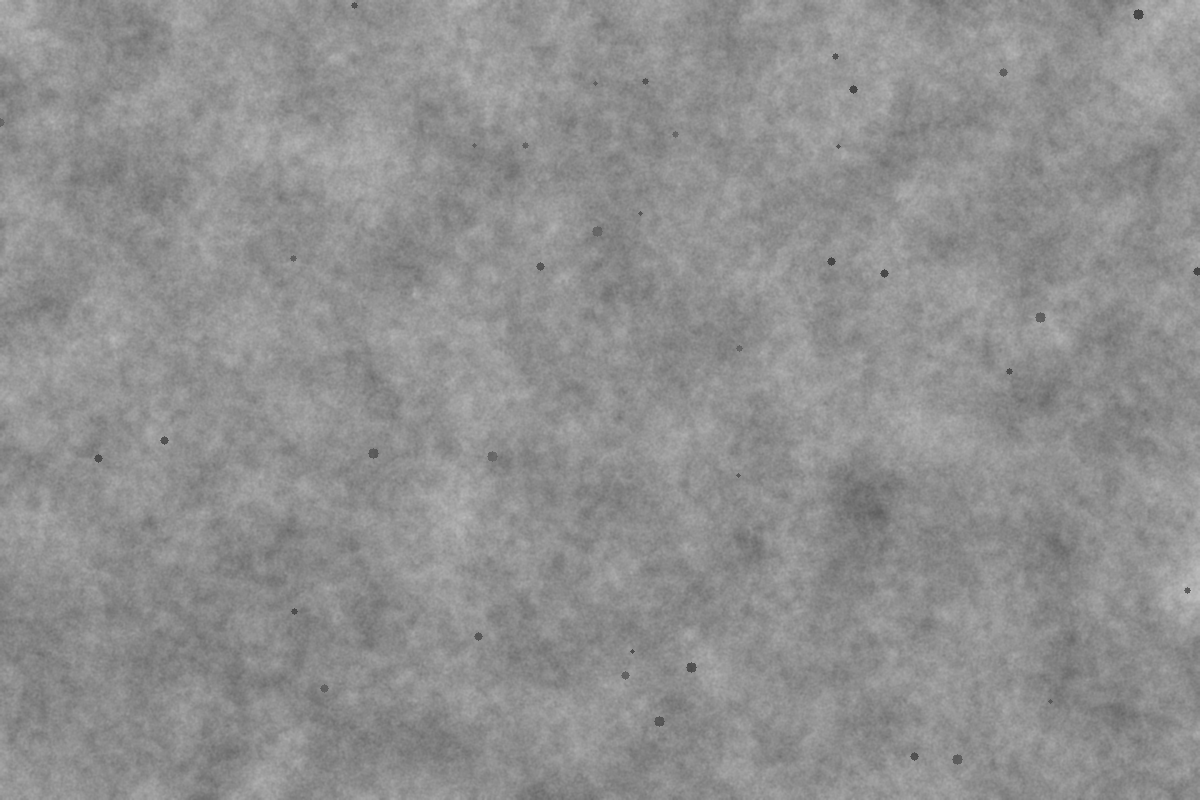
#> input picture data/samples/sample_clean_pores.png, 1200 x 800 px
$ python -i vision.py   (imports and definitions only)
#> lines starting #> are read from the running program, lines starting #| are printed output that depends on the picture; after the words box and inside, x2 and y2 are one past the last pixel; in counts of white or black regions, pixels touching at a corner belong together
#> further down, picture is the input picture: shape (800, 1200, 3); min 67, max 189, mean 143.7
### backend/config.py
"""Configuration. Everything secret comes from environment variables or a local .env file."""
import os
import secrets
from pathlib import Path

BASE_DIR = Path(__file__).resolve().parent.parent


def _load_dotenv():
    env = BASE_DIR / ".env"
    if not env.exists():
        return
    for line in env.read_text(encoding="utf-8").splitlines():
        line = line.strip()
        if not line or line.startswith("#") or "=" not in line:
            continue
        k, v = line.split("=", 1)
        os.environ.setdefault(k.strip(), v.strip().strip('"').strip("'"))


_load_dotenv()

DATA_DIR = Path(os.environ.get("SS_DATA_DIR", BASE_DIR / "data"))
DATA_DIR.mkdir(parents=True, exist_ok=True)
UPLOAD_DIR = DATA_DIR / "uploads"
UPLOAD_DIR.mkdir(parents=True, exist_ok=True)
MODEL_DIR = DATA_DIR / "models"
MODEL_DIR.mkdir(parents=True, exist_ok=True)
SAMPLE_DIR = DATA_DIR / "samples"
SAMPLE_DIR.mkdir(parents=True, exist_ok=True)

DB_PATH = Path(os.environ.get("SS_DB_PATH", DATA_DIR / "structurasense.db"))
SCHEMA_PATH = BASE_DIR / "database" / "schema.sql"
FRONTEND_DIR = BASE_DIR / "frontend"

HOST = os.environ.get("SS_HOST", "127.0.0.1")
PORT = int(os.environ.get("SS_PORT", "5000"))

# Auth. The signing secret is never hard-coded: taken from env, else generated once and kept in data/.
def _secret():
    s = os.environ.get("SS_SECRET_KEY")
    if s:
        return s
    f = DATA_DIR / ".secret_key"
    if f.exists():
        return f.read_text().strip()
    s = secrets.token_hex(32)
    f.write_text(s)
    try:
        os.chmod(f, 0o600)
    except OSError:
        pass
    return s


SECRET_KEY = _secret()
TOKEN_HOURS = int(os.environ.get("SS_TOKEN_HOURS", "12"))
ALLOW_SIGNUP = os.environ.get("SS_ALLOW_SIGNUP", "1") == "1"
SEED_DEMO = os.environ.get("SS_SEED_DEMO", "1") == "1"

# Simulator
SIM_AUTOSTART = os.environ.get("SS_SIM_AUTOSTART", "1") == "1"
SIM_INTERVAL_S = float(os.environ.get("SS_SIM_INTERVAL_S", "3"))
SIM_RETENTION_HOURS = int(os.environ.get("SS_SIM_RETENTION_HOURS", "168"))

# Cloud (Supabase) - server side only
SUPABASE_URL = os.environ.get("SUPABASE_URL", "").rstrip("/")
SUPABASE_SERVICE_KEY = os.environ.get("SUPABASE_SERVICE_KEY", "")
CLOUD_SYNC_INTERVAL_S = int(os.environ.get("SS_CLOUD_SYNC_INTERVAL_S", "15"))

APP_VERSION = "0.1.0-prototype"

### backend/services/vision.py
"""Crack detection from a photo.

REAL implementation, but CLASSICAL computer vision (not a trained neural network):
  1. grayscale + flat-field correction (removes lighting gradients and shadows)
  2. multi-scale Sato ridge filter tuned for dark, thin, line-like structures
  3. hysteresis threshold -> candidate regions
  4. shape filter (long and thin, not round pores or blotches)
  5. per-crack width measured at half the local contrast depth (FWHM) along the skeleton
  6. widths converted to millimetres only when the user supplies a scale (pixels per mm)

SLOT: a CNN/YOLO detector (as in the pitch deck) can plug in via `DETECTORS`. The ONNX path needs a trained
weights file (models/crack_yolo.onnx) that this prototype does not ship, so it reports itself as unavailable.
"""
import cv2
import numpy as np
from skimage.filters import apply_hysteresis_threshold, sato
from skimage.measure import label as sk_label
from skimage.morphology import skeletonize

from .. import config

METHOD = "opencv-ridge-v1"
LO, HI = 0.030, 0.060         # ridge response thresholds on flat-fielded image
MIN_LEN_FRAC = 0.06          # min skeleton length as fraction of the long image side
MIN_ASPECT = 8.0              # length / mean width


# [9 lines left out: function detectors, not called in this run]


def _severity(width_mm, area_pct, calibrated, detected):
    if not detected:
        return "none"
    if calibrated and width_mm is not None:
        for lim, name in ((0.1, "hairline"), (0.3, "fine"), (1.0, "moderate"), (3.0, "wide")):
            if width_mm < lim:
                return name
        return "very wide"
    return "minor (uncalibrated)" if area_pct < 0.5 else ("moderate (uncalibrated)" if area_pct < 3 else "extensive (uncalibrated)")


def _sk_length(sk):
    return float(sk.sum()) * 1.1  # 8-connected skeleton: ~10% longer than pixel count on average


def analyze(bgr, scale_px_per_mm=None, max_side=1200):
#> called with max_side = 1200
    h0, w0 = bgr.shape[:2]
    f = min(1.0, max_side / max(h0, w0))
    img = cv2.resize(bgr, (int(w0 * f), int(h0 * f)), interpolation=cv2.INTER_AREA) if f < 1 else bgr.copy()
    h, w = img.shape[:2]
    scale = (scale_px_per_mm * f) if scale_px_per_mm else None
    gray = cv2.cvtColor(img, cv2.COLOR_BGR2GRAY).astype(np.float32)
    illum = cv2.GaussianBlur(gray, (0, 0), max(h, w) / 14.0)
    norm = gray / (illum + 1.0)
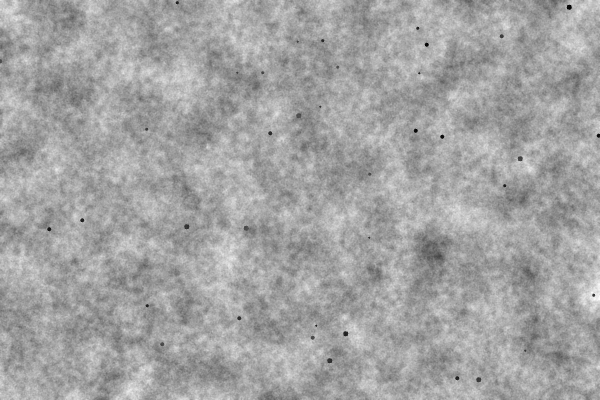
#> norm: shape (800, 1200) float32 (shown at 1/2 size); min 0.449, max 1.3, mean 0.993; drawn with min black and max white
    resp = sato(norm, sigmas=(1.0, 1.6, 2.5, 4.0), black_ridges=True)
    cand = apply_hysteresis_threshold(resp, LO, HI)
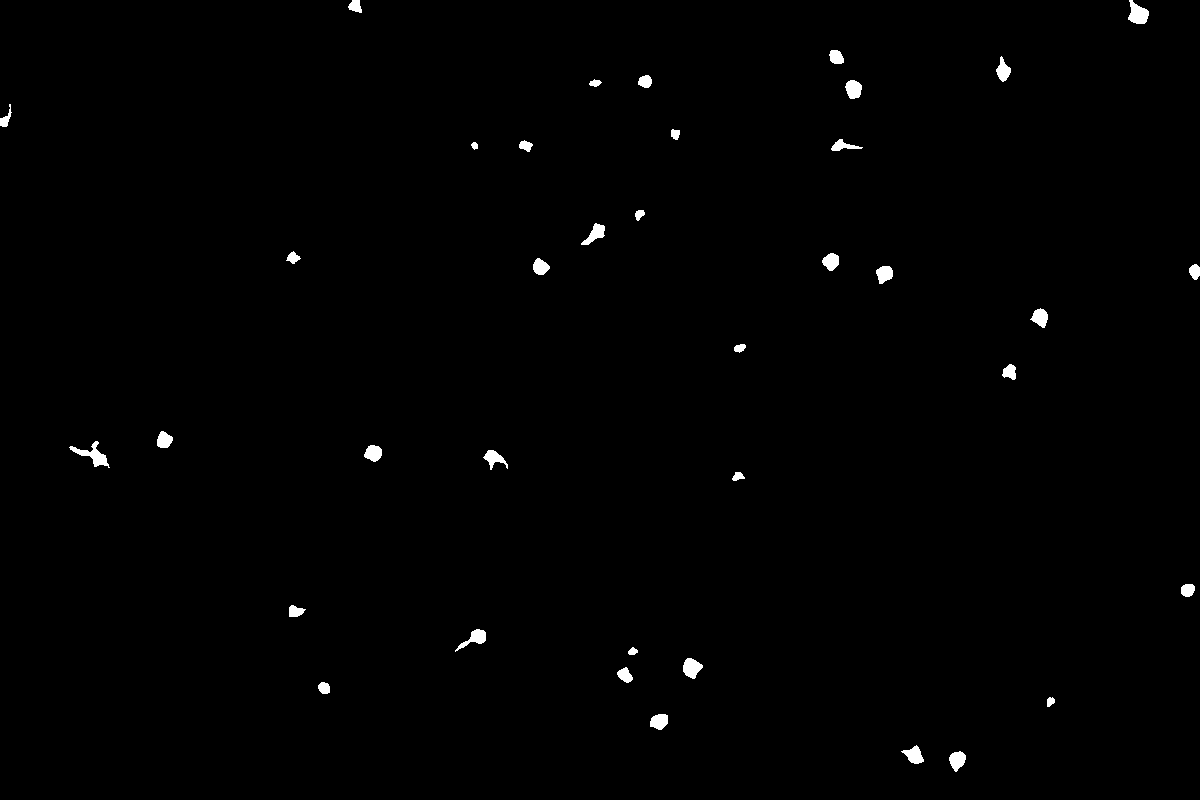
#> cand: shape (800, 1200) bool; 0.68% white; 38 white regions, largest, box (x1, y1, x2, y2) and area: (69, 441, 110, 468) 362, (1128, 0, 1149, 24) 327, (683, 658, 703, 679) 280
    cand = cv2.morphologyEx(cand.astype(np.uint8), cv2.MORPH_CLOSE, np.ones((3, 3), np.uint8))
#> cand: shape (800, 1200); values 0 (black) and 1 (white), 0.68% white; 38 white regions, largest, box (x1, y1, x2, y2) and area: (69, 441, 110, 468) 368, (1128, 0, 1149, 24) 327, (683, 658, 703, 679) 280
    lab = sk_label(cand, connectivity=2)
#> lab: shape (800, 1200) int64; 39 distinct labels, from 0 to 38
    smooth = cv2.GaussianBlur(norm, (0, 0), 0.8)
    depth_map = np.clip(1.0 - smooth, 0, 1)

    final = np.zeros((h, w), np.uint8)
    segs = []
    min_len = MIN_LEN_FRAC * max(h, w)
    for rid in range(1, lab.max() + 1):
        comp = (lab == rid)
        area = int(comp.sum())
        if area < 25:
            continue
        sk = skeletonize(comp)
        L = _sk_length(sk)
        if L < min_len:
            continue
        mean_w = area / max(L, 1.0)
        if L / max(mean_w, 1e-6) < MIN_ASPECT:
            continue
        ys, xs = np.nonzero(sk)
        depth = float(np.percentile(depth_map[ys, xs], 90))
        strength = float(resp[ys, xs].mean())
        if depth < 0.15 or strength < 0.07:
            continue
        near = cv2.dilate(comp.astype(np.uint8), np.ones((5, 5), np.uint8)) > 0
        refined = near & (depth_map > 0.5 * depth)
        refined = cv2.morphologyEx(refined.astype(np.uint8), cv2.MORPH_OPEN, np.ones((2, 2), np.uint8)) if refined.sum() > 80 else refined.astype(np.uint8)
        refined |= (sk.astype(np.uint8))
        dt = cv2.distanceTransform(refined, cv2.DIST_L2, 3)
        widths = np.maximum(1.0, 2 * dt[ys, xs] - 1.0)  # distance transform counts to the first background pixel
        wmax = float(np.percentile(widths, 95))
        wmean = float(widths.mean())
        x0, x1, y0, y1 = int(xs.min()), int(xs.max()), int(ys.min()), int(ys.max())
        final |= refined
        segs.append({"bbox": [x0, y0, x1, y1], "length_px": round(L, 1), "max_width_px": round(wmax, 2),
                     "mean_width_px": round(wmean, 2), "area_px": int(refined.sum()),
                     "strength": round(strength, 4), "depth": round(depth, 3)})
#> this loop made 38 passes
#> (area, L) on passes 1 to 8: (128, 14.3), (327, 29.7), (166, 5.5), (217, 24.2), (140, 7.7), (66, 6.6), (245, 7.7), (115, 20.9)
#> pass 1, in analyze, `comp = (lab == rid)`:
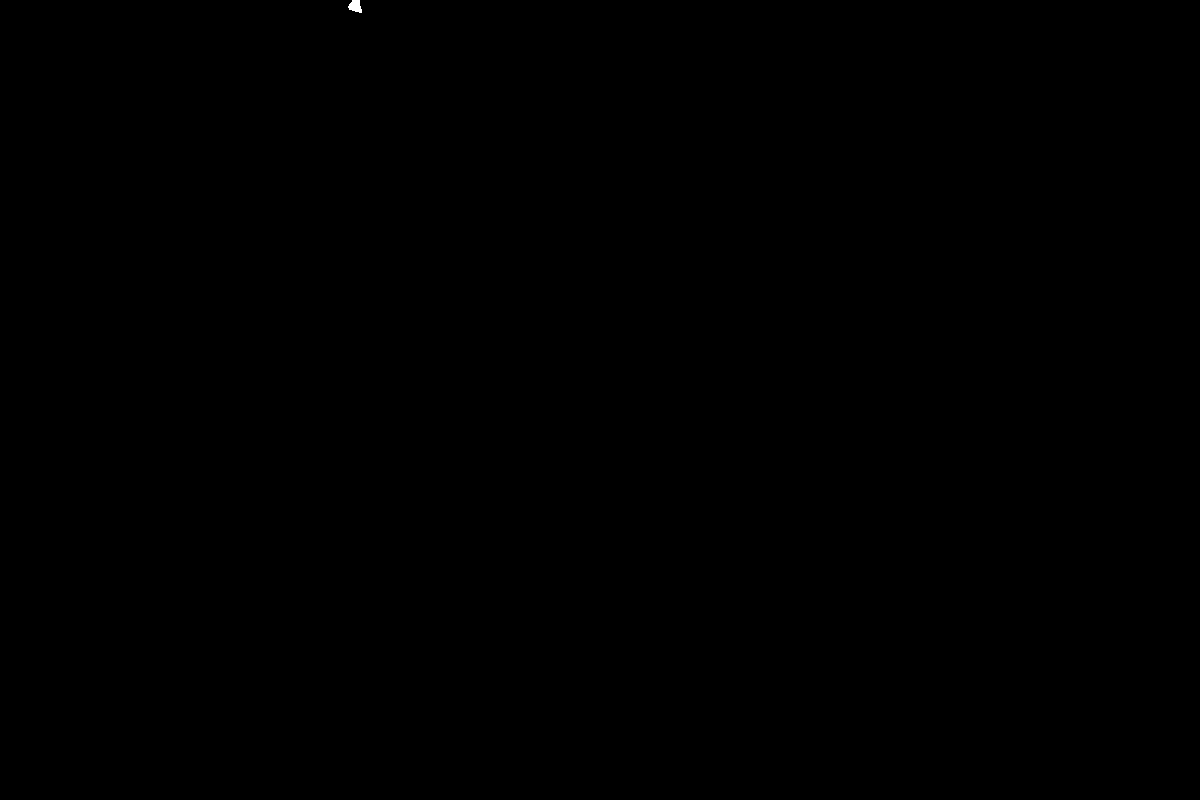
#> comp: shape (800, 1200) bool; 0.01% white; 1 white region, box (x1, y1, x2, y2) and area: (348, 0, 362, 13) 128
#> after the loop, segs = []
    segs.sort(key=lambda s: -s["length_px"])
    for i, s in enumerate(segs, 1):
        s["id"] = i
        s["length_mm"] = round(s["length_px"] / scale, 2) if scale else None
        s["max_width_mm"] = round(s["max_width_px"] / scale, 3) if scale else None
#> this loop made 0 passes
    detected = bool(segs)
#> detected = False
    area_pct = float(final.sum()) / (h * w) * 100
#> area_pct = 0
    total_len = sum(s["length_px"] for s in segs)
#> total_len = 0
    max_w = max((s["max_width_px"] for s in segs), default=0.0)
#> max_w = 0
    mean_w = (sum(s["mean_width_px"] * s["length_px"] for s in segs) / total_len) if total_len else 0.0
#> mean_w = 0
    max_w_mm = round(max_w / scale, 3) if (scale and detected) else None
    result = {
        "img_w": w0, "img_h": h0, "work_w": w, "work_h": h, "scale_px_per_mm": scale_px_per_mm,
        "crack_detected": detected, "segments": len(segs), "crack_area_pct": round(area_pct, 3),
        "length_px": round(total_len / f, 1), "max_width_px": round(max_w / f, 2), "mean_width_px": round(mean_w / f, 2),
        "length_mm": round(total_len / scale, 1) if (scale and detected) else None,
        "max_width_mm": max_w_mm,
        "mean_width_mm": round(mean_w / scale, 3) if (scale and detected) else None,
        "severity": _severity(max_w_mm, area_pct, bool(scale), detected),
        "ridge_strength": round(float(np.mean([s["strength"] for s in segs])), 4) if segs else 0.0,
        "method": METHOD, "segments_detail": segs,
    }
    return result, img, final


# [40 lines left out: functions overlay, run_and_store, not called in this run]

>>> import cv2
>>> picture = cv2.imread('../../data/samples/sample_clean_pores.png')
>>> result = analyze(picture)

$ run again, on data/samples/sample_clean_stained.png
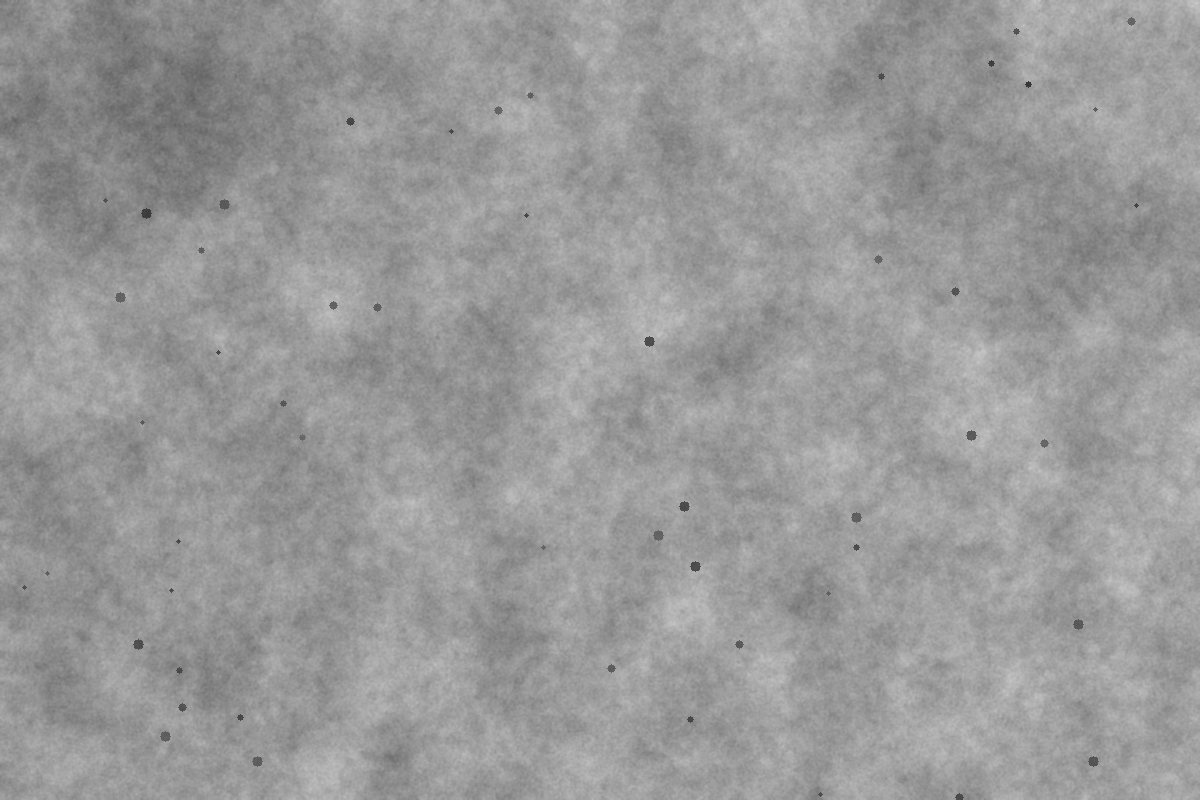
#> input picture data/samples/sample_clean_stained.png, 1200 x 800 px
#> picture is the input picture: shape (800, 1200, 3); min 52, max 201, mean 153.1
#> in analyze, `cand = apply_hysteresis_threshold(resp, LO, HI)`:
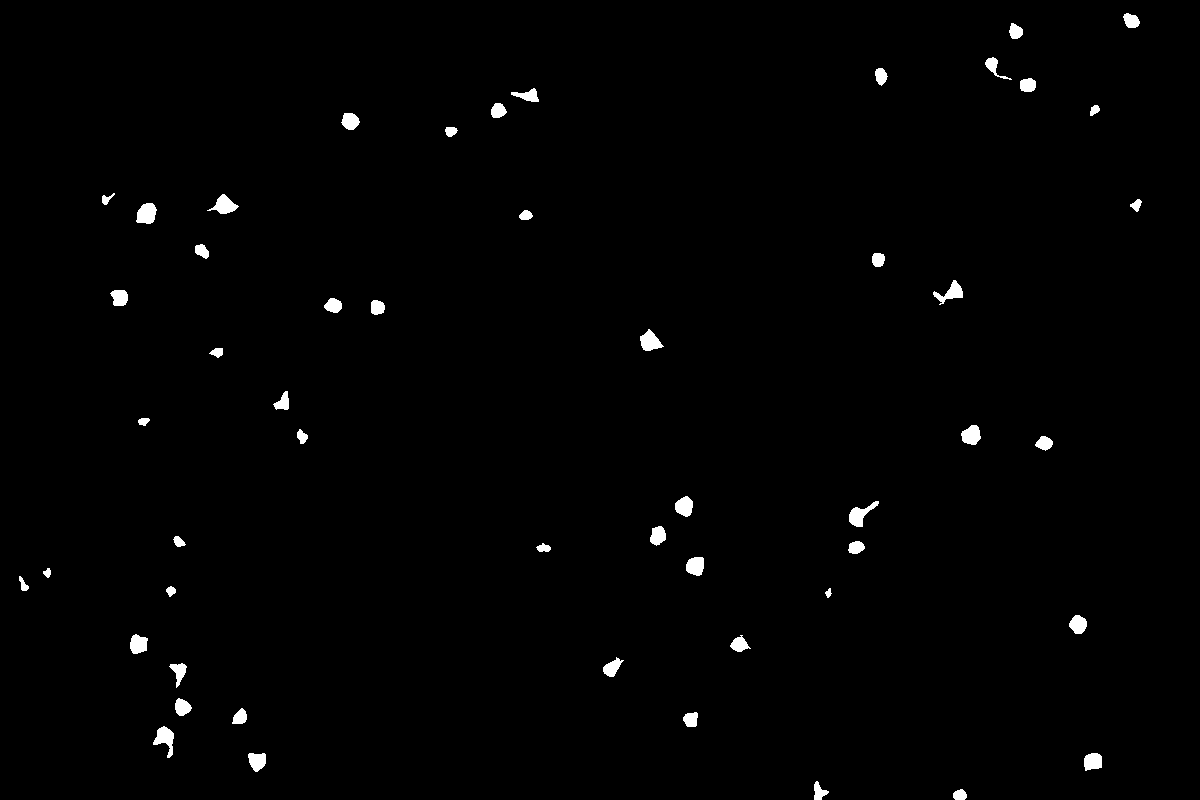
#> cand: shape (800, 1200) bool; 1% white; 52 white regions, largest, box (x1, y1, x2, y2) and area: (136, 203, 157, 224) 335, (153, 726, 174, 758) 334, (849, 501, 879, 527) 330
#> lab: shape (800, 1200) int64; 53 distinct labels, from 0 to 52
#> in analyze, `depth_map = np.clip(1.0 - smooth, 0, 1)`:
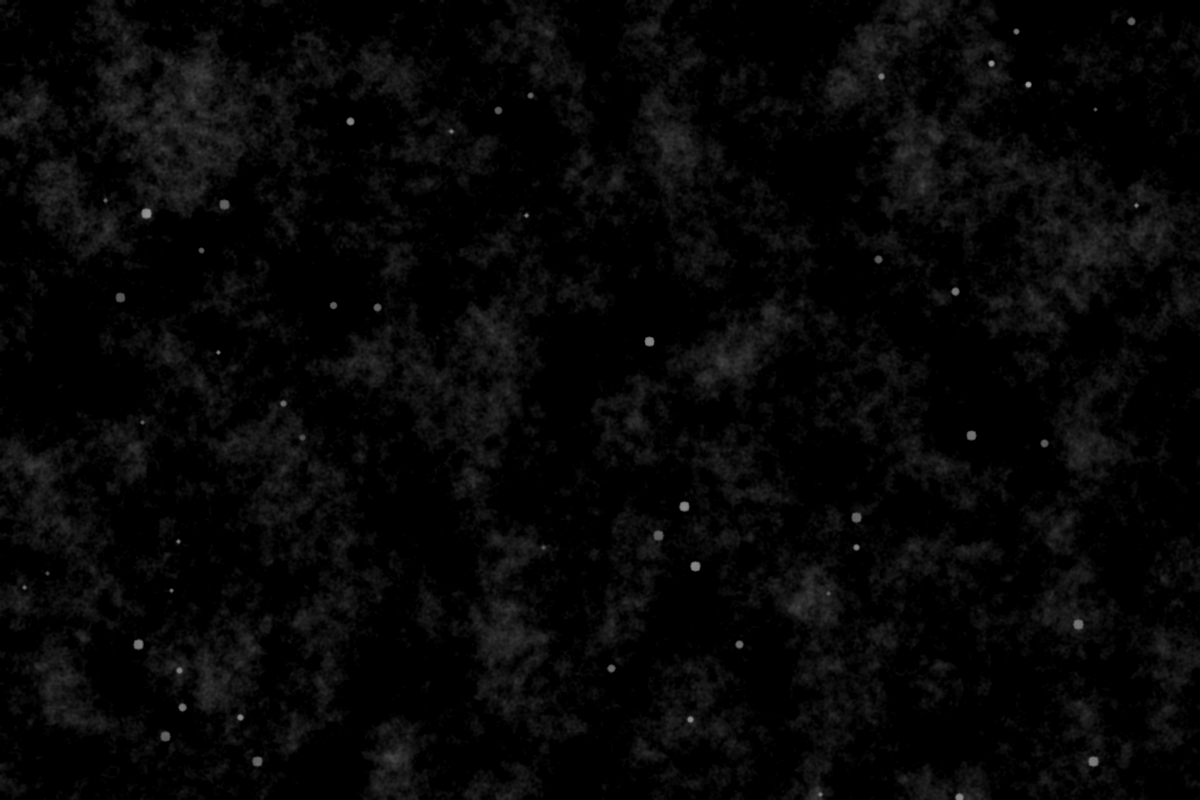
#> depth_map: shape (800, 1200) float32; min 0, max 0.632, mean 0.0276
#> the loop in analyze, `for rid in range(1, lab.max() + 1):` made 52 passes
#> (area, L) on passes 1 to 8: (185, 8.8), (164, 8.8), (181, 30.8), (161, 9.9), (190, 5.5), (207, 36.3), (181, 7.7), (75, 7.7)
#> after the loop in analyze, `for rid in range(1, lab.max() + 1):`: segs = []
#> detected = False
#> area_pct = 0
